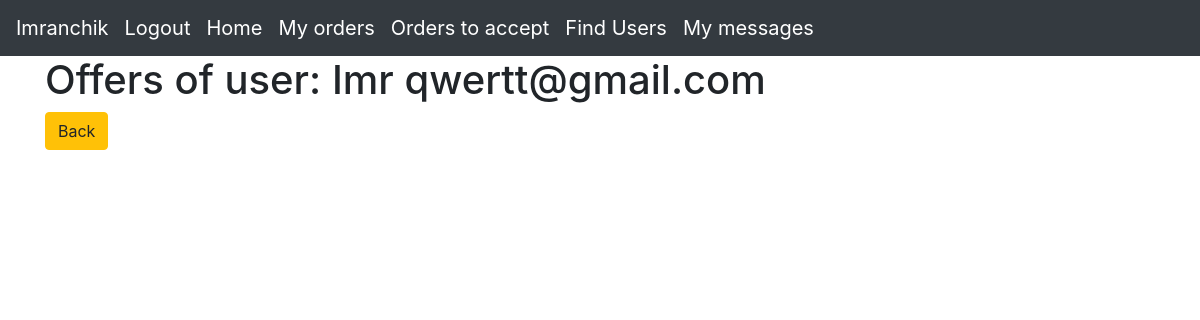
/display_offers/3 (signed in), run on the app's committed database.
### data/users.py (models this page shows, shortened)
class User(SqlAlchemyBase, UserMixin):
    __tablename__ = 'users'
    id = sqlalchemy.Column(sqlalchemy.Integer, primary_key=True, autoincrement=True)
    name = sqlalchemy.Column(sqlalchemy.String, nullable=True)
    about = sqlalchemy.Column(sqlalchemy.String, nullable=True)
    email = sqlalchemy.Column(sqlalchemy.String, index=True, unique=True, nullable=True)
    hashed_password = sqlalchemy.Column(sqlalchemy.String, nullable=True)
    created_date = sqlalchemy.Column(sqlalchemy.DateTime, default=datetime.datetime.now)
    offers = orm.relation("Offer", back_populates='user')
    country = sqlalchemy.Column(sqlalchemy.String, nullable=True)
    city = sqlalchemy.Column(sqlalchemy.String, nullable=True)
    district = sqlalchemy.Column(sqlalchemy.String, nullable=True)
    building = sqlalchemy.Column(sqlalchemy.String, nullable=True)

### main.py (the view)
@app.route('/display_offers/<int:user_id>')
@login_required
def display_offers(user_id):
    db_sess = db_session.create_session()
    offers = db_sess.query(Offer).filter(Offer.user_id == user_id, Offer.is_taken == False).all()
    user = db_sess.query(User).filter((User.id == user_id)).first()
    db_sess.commit()
    return render_template("display_offers.html", offers=offers, user=user)

### data/db_session.py (called while the page is built)
def create_session() -> Session:
    global __factory
    return __factory()

### main.py (called while the page is built)
@login_manager.user_loader
def load_user(user_id):
    db_sess = db_session.create_session()
    return db_sess.query(User).get(user_id)

### templates/display_offers.html (shortened to what this page needs)
{% extends "base.html" %}
{% block content %}
    <h1>Offers of user: {{ user.name }} {{ user.email }}</h1>
    <div>
        <a href="/search_user" class="btn btn-warning">Back</a>
    </div>
{% endblock %}

### templates/base.html (shortened to what this page needs)
<!doctype html>
<html lang="en">
<head>
    <link rel="stylesheet"
          href="https://stackpath.bootstrapcdn.com/bootstrap/4.4.1/css/bootstrap.min.css"
>
</head>
<body>
<header>
     <nav class="navbar navbar-expand-lg navbar-dark bg-dark">
      <div class="collapse navbar-collapse" id="navbar">
        <div class="navbar-nav">
          <a class="navbar-brand" href="#">{{current_user.name}}</a>
        {% if current_user.is_authenticated %}
            <a class="navbar-brand" href="/logout">Logout</a>
            <a class="navbar-brand" href="/">Home</a>
            <a class="navbar-brand" href="/my_orders">My orders</a>
            <a class="navbar-brand" href="/orders_to_take">Orders to accept</a>
            <a class="navbar-brand" href="/search_user">Find Users</a>
            <a class="navbar-brand" href="/my_messages">My messages</a>
        {% else %}
            <p>
                <a class="btn btn-primary " href="/register">Sign up</a>
                <a class="btn btn-success" href="/login">Log in</a>
                <a class="btn btn-success" href="/">Main</a>
            </p>
        {% endif %}
        </div>
      </div>
    </nav>
</header>
<main role="main" class="container">
    {% block content %}{% endblock %}
</main>
</body>
</html>

### data on the page
User: name "Imranchik"
User: name "Imr", email "qwertt@gmail.com"
